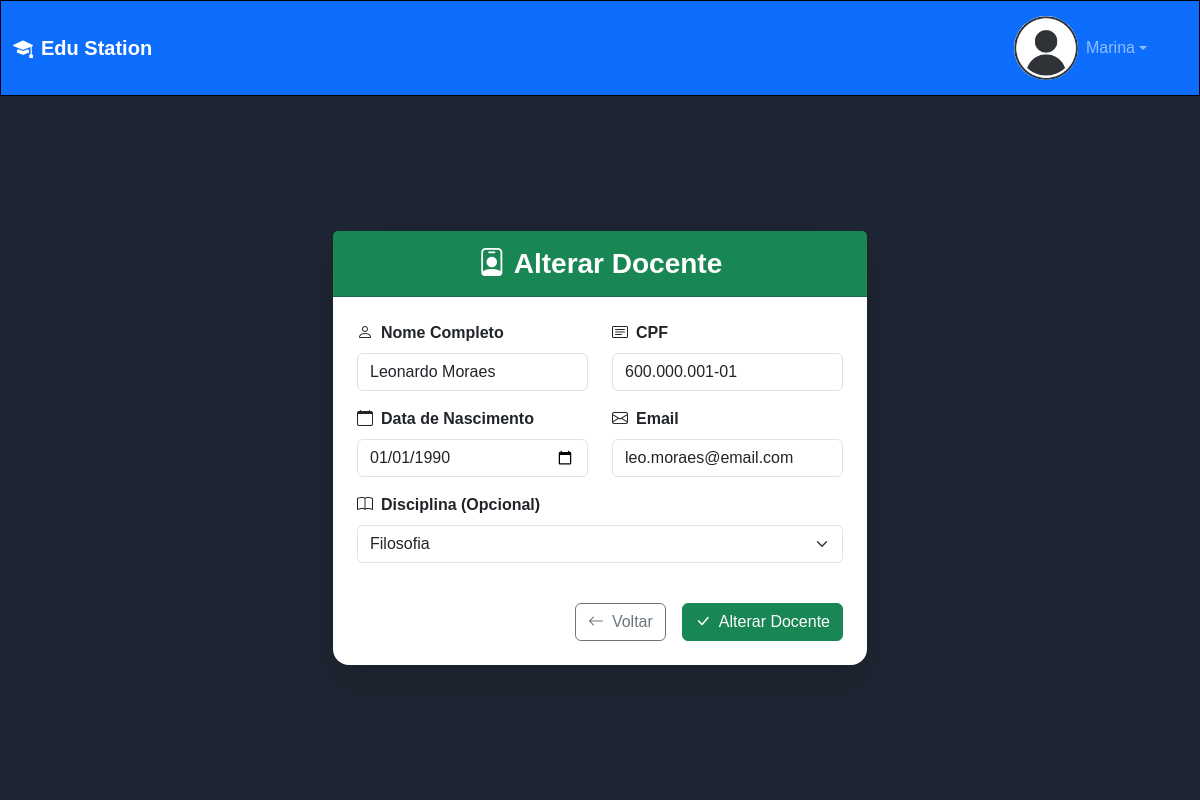
Screenshot of /docente/alter_docente/40 (signed in) with the database file from the repository.
### docente/models.py (models this page shows, shortened)
class Docente(models.Model):
    user = models.OneToOneField(User, on_delete=models.CASCADE, primary_key=True)
    cpf = models.CharField(max_length=14, unique=True)
    data_nasc = models.DateField(default=datetime.date.today)
    turma = models.ForeignKey(Turma, on_delete=models.SET_NULL, null=True, blank=True)
    disciplina = models.ForeignKey(Disciplina, on_delete=models.SET_NULL, null=True, blank=True)
    class Meta:
        verbose_name = 'Docente'

### disciplina/models.py (models this page shows, shortened)
class Disciplina(models.Model):
    nome_disciplina = models.CharField(max_length=50)
    data_criacao = models.DateTimeField(default='1999-01-01')
    class Meta:
        verbose_name = 'Disciplina'

### docente/views.py (the view, shortened to what this page needs)
# urls.py: path('alter_docente/<int:id>', altDocente, name='altDocente'),
@login_required(login_url='loginInicio:login_usuario')
def altDocente(request, id):
    docente = get_object_or_404(Docente, pk=id)
    if request.method == "GET":
        disciplinas_disponiveis = Disciplina.objects.all()
        return render(request, 'cadDocente.html', {
            'submit': 'Alterar Docente',
            'titulo': 'Alterar Docente',
            'docente': docente,
            'disciplinas': disciplinas_disponiveis  # <<< 8. Enviar para o template
        })

### docente/templates/cadDocente.html (shortened to what this page needs)
{% extends "base.html" %}
{% load static %}
{% block main %}
<div class="container h-100 d-flex align-items-center justify-content-center">
    <div class="row justify-content-center w-100">
        <div class="col-md-8 col-lg-6">
            <div class="card shadow-lg border-0 rounded-4">
                <div class="card-header bg-success text-white text-center py-3">
                    <h3 class="mb-0 fw-bold">
                        <i class="bi bi-person-badge me-2"></i>{{ titulo|default:"Cadastro Docente" }}
                    </h3>
                </div>
                <div class="card-body p-4">
                    <form method="post" id="cadastro-form">
                        <div class="row">
                            <div class="col-md-6 mb-3">
                                <label for="nome" class="form-label fw-semibold">
                                    <i class="bi bi-person me-2"></i>Nome Completo
                                </label>
                                <input type="text" class="form-control" name="nome" id="nomeCad"
                                       placeholder="Digite seu nome completo"
                                       value="{% if docente %}{{ docente.user.first_name }} {{ docente.user.last_name }}{% endif %}" required>
                            </div>
                            <div class="col-md-6 mb-3">
                                <label for="cpf" class="form-label fw-semibold">
                                    <i class="bi bi-card-text me-2"></i>CPF
                                </label>
                                <input type="text" class="form-control" name="cpf" id="cpfCad"
                                       placeholder="000.000.000-00"
                                       value="{% if docente %}{{ docente.cpf }}{% endif %}"
                                       {% if docente %}readonly{% endif %} required
                                       data-format="cpf">
                            </div>
                        </div>
                        <div class="row">
                            <div class="col-md-6 mb-3">
                                <label for="Data de Nascimento" class="form-label fw-semibold">
                                    <i class="bi bi-calendar me-2"></i>Data de Nascimento
                                </label>
                                <input type="date" class="form-control" name="Data de Nascimento" id="dateCad"
                                       value="{% if docente %}{{ docente.data_nasc|date:'Y-m-d' }}{% endif %}" required>
                            </div>
                            <div class="col-md-6 mb-3">
                                <label for="Email" class="form-label fw-semibold">
                                    <i class="bi bi-envelope me-2"></i>Email
                                </label>
                                <input type="email" class="form-control" name="Email" id="emailCad"
                                       placeholder="seu@email.com"
                                       value="{% if docente %}{{ docente.user.email }}{% endif %}" required>
                            </div>
                        </div>
                        <div class="row">
                            <div class="col-12 mb-3">
                                <label for="disciplina" class="form-label fw-semibold">
                                    <i class="bi bi-book me-2"></i>Disciplina (Opcional)
                                </label>
                                <select class="form-select" name="disciplina" id="disciplinaCad">
                                    {% for disciplina in disciplinas %}
                                    <option value="{{ disciplina.id }}"
                                        {% if docente and docente.disciplina == disciplina %}
                                            selected
                                        {% endif %}
                                    >{{ disciplina.nome_disciplina }}</option>
                                    {% endfor %}
                                </select>
                            </div>
                        </div>
                        <div class="d-grid gap-2 d-md-flex justify-content-md-end mt-4">
                            <a href={% url "docente:docente" %} class="btn btn-outline-secondary me-md-2">
                                <i class="bi bi-arrow-left me-2"></i>Voltar
                            </a>
                            <button type="submit" class="btn btn-success" id="submit">
                                <i class="bi bi-check-lg me-2"></i>{{ submit|default:'Cadastrar' }}
                            </button>
                        </div>
                    </form>
                </div>
            </div>
        </div>
    </div>
</div>
{% endblock main %}

### loginInicio/templates/base.html (shortened to what this page needs)
{% load static %}
<!DOCTYPE html>
<html lang="pt-br">
<head>
    <link href="https://cdn.jsdelivr.net/npm/bootstrap@5.3.2/dist/css/bootstrap.min.css" rel="stylesheet">
    <link rel="stylesheet" href="https://cdn.jsdelivr.net/npm/bootstrap-icons@1.11.1/font/bootstrap-icons.css">
    <link rel="stylesheet" href={% static "css/base.css" %}>
</head>
<body class="bg-light d-flex flex-column" style="height: 100vh;">
    <nav class="navbar navbar-expand-lg navbar-dark bg-primary shadow-sm">
        <div class="container-fluid">
            <a class="navbar-brand fw-bold" href={% url "loginInicio:inicio" %}>
                <i class="bi bi-mortarboard-fill me-2"></i>Edu Station
            {% if user.is_authenticated %}
            <div class="navbar-nav ms-auto">
                <div class="nav-item dropdown">
                    <a class="nav-link dropdown-toggle d-flex align-items-center" href="#" role="button" data-bs-toggle="dropdown">
                        <img src={% static "img/icone_perfil.jpg" %} alt="perfil" class="rounded-circle me-2" width="32" height="64">
                        <span class="d-none d-md-inline">{{ user.first_name|default:user.username }}</span>
                    </a>
                </div>
            </div>
            {% endif %}
        </div>
    </nav>
    <main class="container-fluid flex-grow-1 d-flex flex-column" style="overflow-y: auto;">
        {% block main %}
        {% endblock main %}
    </main>
</body>
</html>

### static/css/base.css (style rules this page uses)
:root { --cor-infos: #51A3A3; --cor-main: #1F2633; --cor-links: black; --borda: 1px black solid; }
* { font-family: Arial, Helvetica, sans-serif; margin: 0; padding: 0; box-sizing: border-box; list-style: none; text-decoration: none; }
a { color: var(--cor-links); }

### rows the page displays
Docente: nome "Leonardo Moraes", cpf "600.000.001-01", data_nasc "01/01/1990", Email "leo.moraes@email.com", disciplina "Filosofia"

### other values shown
{{ user.first_name|default:user.username }} "Marina"
{{ titulo|default:"Cadastro Docente" }} "Alterar Docente"
{{ submit|default:'Cadastrar' }} "Alterar Docente"
